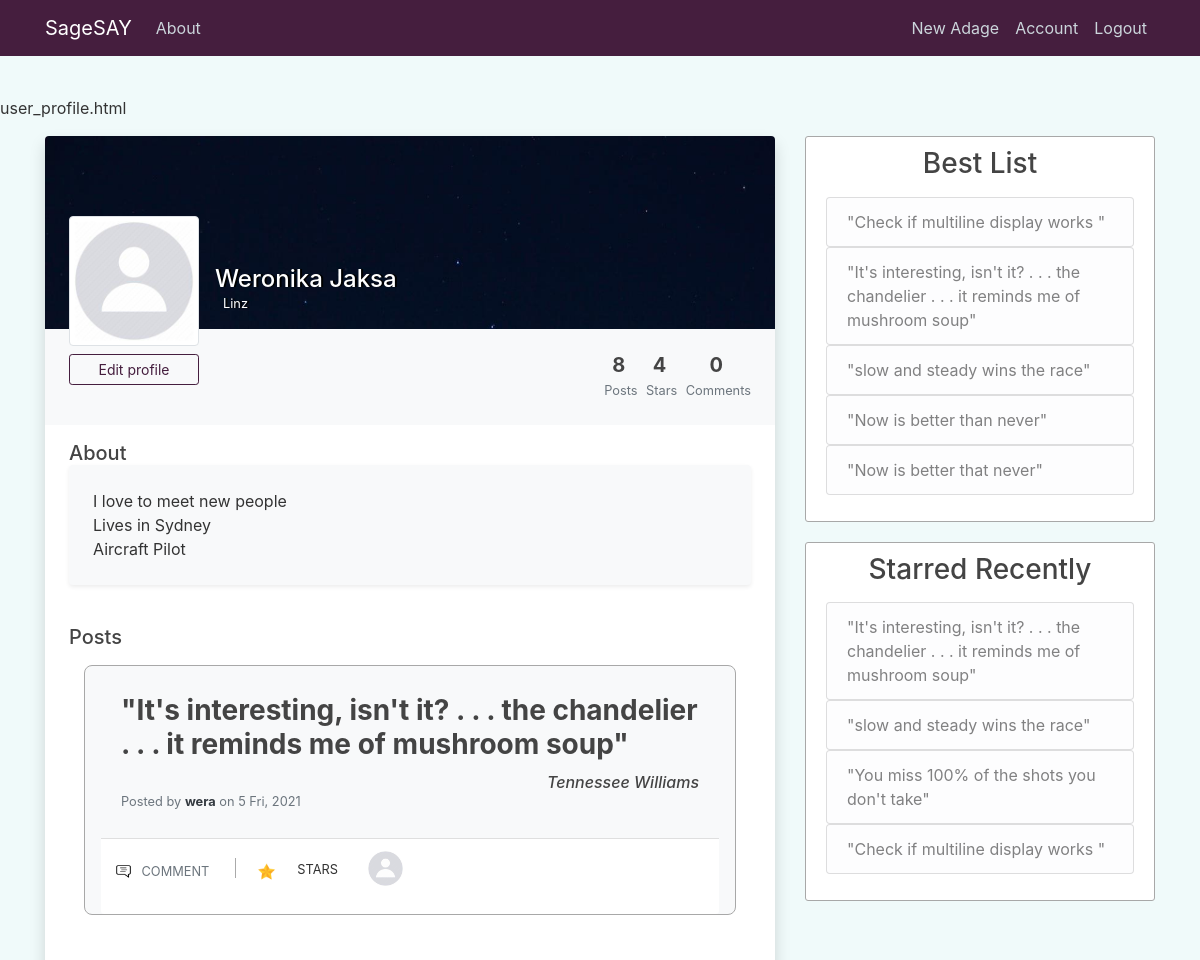
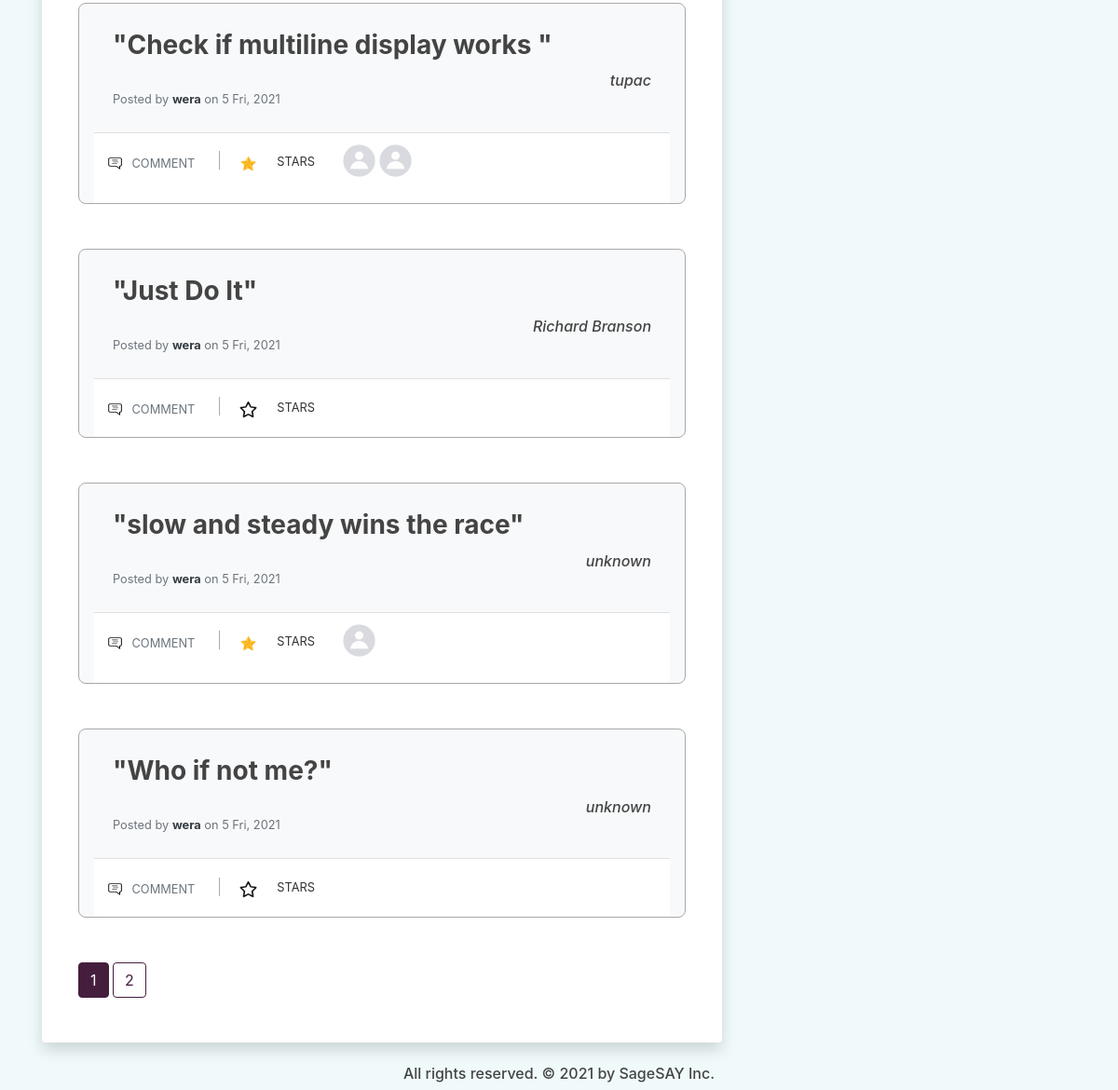
/user/wera (signed in), run on the app's committed database (2 pictures, top to bottom).
### quotes_app/models.py (models this page shows, shortened)
class User(db.Model, UserMixin):
    id = db.Column(db.Integer, primary_key=True)
    username = db.Column(db.String(20), unique=True, nullable=False)
    email = db.Column(db.String(120), unique=True, nullable=False)
    image_file = db.Column(db.String(20), nullable=False, default='default.jpg')
    password = db.Column(db.String(60), nullable=False)
    posts = db.relationship('Post', backref='posted_by', lazy=True)
    comments = db.relationship('Comment', backref='comment_author', lazy=True)
    likes = db.relationship('Like', backref='like_author', lazy=True)
    more_info = db.relationship('MoreInfoUser', backref='info_author', lazy=True)

class MoreInfoUser(db.Model):
    id = db.Column(db.Integer, primary_key=True)
    last_update = db.Column(db.DateTime, nullable=False, default=dt.utcnow)
    background_pic = db.Column(db.String(20), nullable=False, default='profile_bg.jpg')
    full_name = db.Column(db.String(120), nullable=False, default='Adam Smith')
    city = db.Column(db.String(90), nullable=False, default='Sydney')
    about = db.Column(db.Text, nullable=False, default='I love to meet new people<br>Lives in Sydney<br>Aircraft Pilot')
    user_id = db.Column(db.Integer, db.ForeignKey('user.id'), nullable=False)

class Post(db.Model):
    id = db.Column(db.Integer, primary_key=True)
    author = db.Column(db.String(100), nullable=False, default='Anonymous')
    content = db.Column(db.Text, nullable=False)
    date_posted = db.Column(db.DateTime, nullable=False, default=dt.utcnow)
    user_id = db.Column(db.Integer, db.ForeignKey('user.id'), nullable=False)
    comments = db.relationship('Comment', backref='comment_post', lazy=True)
    likes = db.relationship('Like', backref='like_post', lazy=True)

### quotes_app/users/routes.py (the view)
@users.route("/user/<string:username>", methods=['GET', 'POST'])
@login_required
def user_profile(username):
    page = request.args.get('page', 1, type=int)
    post_id = request.args.get('star', type=int)
    user = User.query.filter_by(username=username).first_or_404()
    about_user = MoreInfoUser.query.filter_by(info_author=user).first()
    if post_id:
        update_like_table(current_user, post_id)
    posts, num_posts, num_likes, num_comments = get_posts_num_plc(user)
    posts = posts.paginate(page=page, per_page=5)
    posts_data = prepare_posts_display(posts)
    best_posts = get_best_posts_user(user, 5)
    recent_stars = get_recent_stars_user(user, 5)
    background_image = url_for('static',
        filename='background_pics/' + about_user.background_pic)
    return render_template('user_profile.html', title=username, posts=posts,
        posts_data=posts_data, user=user, about_user=about_user,
        background_image=background_image, num_posts=num_posts,
        num_likes=num_likes, num_comments=num_comments, best_posts=best_posts,
        recent_stars=recent_stars)

### quotes_app/main/utils.py (called while the page is built)
def prepare_posts_display(posts):
    posts_data = []
    for post in posts.items:
        post_info = []
        likes = Like.query.filter_by(like_post=post).limit(8).all()
        for like in likes:
            post_info.append(User.query.get(like.user_id))
        post_info.append(post)
        starred = None
        if current_user.is_authenticated:
            starred = Like.query.filter_by(like_post=post, like_author=current_user).first()
        if starred:
            post_info.append(True)
        else:
            post_info.append(False)
        posts_data.append(post_info)
    return posts_data

### quotes_app/models.py (called while the page is built)
@login_manager.user_loader
def user_loader(user_id):
    return User.query.get(int(user_id))

### quotes_app/users/utils.py (called while the page is built)
def get_best_posts_user(user, size):
    posts = Like.query.with_entities(Like.post_id, func.count(Like.user_id))\
        .group_by(Like.post_id).order_by(func.count(Like.user_id).desc()).all()
    prep_posts = []
    for item in posts:
        post = Post.query.get(item[0])
        if post.posted_by == user:
            prep_posts.append(post)
        if len(prep_posts) == size:
            return prep_posts
    prep_posts = prep_posts + Post.query.filter(Post.user_id == user.id, Post.id.\
            notin_([item.id for item in prep_posts])).order_by(Post.date_posted).\
            limit(size-len(prep_posts)).all()
    return prep_posts

def get_recent_stars_user(user, size):
    likes = Like.query.filter_by(like_author=user).order_by(Like.date_like.desc()).limit(size).all()
    posts = []
    for like in likes:
        posts.append(Post.query.get(like.post_id))
    return posts

def get_posts_num_plc(user):
    posts = Post.query.filter_by(posted_by=user)\
    .order_by(Post.date_posted.desc())
    num_posts = posts.all()
    num_posts = len(num_posts)
    num_likes = len(Like.query.filter_by(like_author=user).all())
    num_comments = len(Comment.query.filter_by(comment_author=user).all())
    return posts, num_posts, num_likes, num_comments

### quotes_app/templates/user_profile.html (shortened to what this page needs)
{% extends "layout.html" %}
{% block content %}
<div class="col-md-8">
    <div class="mx-auto">
        <div class="bg-white shadow rounded overflow-hidden">
            <div class="px-4 pt-0 pb-4 cover" style="background-image: url('{{ background_image }}')">
                <div class="media align-items-end profile-head">
                    <div class="profile mr-3">
                        <img src="{{ url_for('static', filename='profile_pics/' + user.image_file) }}" alt="..." width="130" class="rounded mb-2 img-thumbnail img-profile">
                        {% if current_user == user %}
                            <a href="{{ url_for('users.update_profile', username=user.username) }}" class="btn btn-outline-violet btn-sm btn-block">Edit profile</a>
                        {% endif %}
                        </div>
                    <div class="media-body mb-5">
                        <h4 class="mt-0 mb-0 text-white name-city-shadow">{{ about_user.full_name }}</h4>
                        <p class="small mb-4 text-white name-city-shadow"> {{ about_user.city }}</p>
                    </div>
                </div>
            </div>
            <div class="bg-light p-4 d-flex justify-content-end text-center">
                <ul class="list-inline mb-0">
                    <li class="list-inline-item">
                        <h5 class="font-weight-bold mb-0 d-block">{{ num_posts }}</h5><small class="text-muted"> Posts</small>
                    </li>
                    <li class="list-inline-item">
                        <h5 class="font-weight-bold mb-0 d-block">{{ num_likes }}</h5><small class="text-muted"> Stars</small>
                    </li>
                    <li class="list-inline-item">
                        <h5 class="font-weight-bold mb-0 d-block">{{ num_comments }}</h5><small class="text-muted"> Comments</small>
                    </li>
                </ul>
            </div>
            <div class="px-4 py-3">
                <h5 class="mb-0">About</h5>
                <div class="p-4 rounded shadow-sm bg-light">
                    {{ about_user.about|safe }}
                </div>
            </div>
            <div class="py-4 px-4">
                <div class="d-flex align-items-center justify-content-between mb-3">
                    <h5 class="mb-0">Posts</h5>
                </div>
                <div class="container">
                    {% for post in posts_data %}
                        <div class="card bg-light mb-5 border-5 pt-2 active pb-0 px-3">
                            <div class="card-body ">
                                <div class="row">
                                    <div class="col-12 link-post-content">
                                        <a href="#"><h3 class="card-title "><b>"{{ post[-2].content }}"</b></h3></a>
                                    </div>
                                    <div class="col-12 d-flex justify-content-end text-center">
                                        <h6><i>{{ post[-2].author }}</i></h6>
                                    </div>
                                    <div class="col">
                                        <h6 class="card-subtitle mb-2 text-muted">
                                            <p class="card-text text-muted small"> Posted by <a href="{{ url_for('users.user_profile', username=post[-2].posted_by.username) }}" class="font-weight-bold text-dark"> {{ post[-2].posted_by.username }}</a> on {{ post[-2].date_posted.strftime('%-d %a, %Y') }}</p>
                                        </h6>
                                    </div>
                                </div>
                            </div>
                            <div class="card-footer bg-white px-0 ">
                                <div class="row">
                                    <div class="col-md-auto ">
                                        <a href="#" class="btn btn-outlined btn-black text-muted bg-transparent" data-wow-delay="0.7s">
                                            <img src="{{ url_for('static', filename='comment.png') }}" class="mr-1 " width="19" height="19">
                                            <small>COMMENT</small>
                                        </a>
                                        <a href="{{ url_for('users.user_profile', username=user.username, page=posts.page, star=post[-2].id) }}" class="btn btn-outlined btn-black text-muted bg-transparent" data-wow-delay="0.7s">
                                            {% if post[-1] == True %}
                                                <img src="{{ url_for('static', filename='christmas-star.png') }}" class="mr-1" width="19" height="19">
                                            {% else %}
                                                <img src="{{ url_for('static', filename='star.png') }}" class="mr-1" width="19" height="19">
                                            {% endif %}
                                        </a>
                                        <small>STARS</small>
                                    </div>
                                    <div class="col-md-auto ">
                                        <ul class="list-inline">
                                            {% for user in post[:-2] %}
                                            <li class="list-inline-item">
                                                <a href="{{ url_for('users.user_profile', username=user.username) }}">
                                                    <img src="{{ url_for('static', filename='profile_pics/' + user.image_file) }}" alt="DP" class=" rounded-circle" width="35" height="35">
                                                </a>
                                            </li>
                                            {% endfor %}
                                        </ul>
                                    </div>
                                </div>
                            </div>
                        </div>
                    {% endfor %}
                    {% for page_num in posts.iter_pages(left_edge=1, right_edge=1, left_current=1, right_current=2) %}
                    {% if page_num %}
                        {% if posts.page == page_num %}
                        <a class="btn btn-violet mb-4" href="{{ url_for('users.user_profile', username=user.username, page=page_num) }}">{{ page_num }}</a>
                        {% else %}
                            <a class="btn btn-outline-violet mb-4" href="{{ url_for('users.user_profile', username=user.username, page=page_num) }}">{{ page_num }}</a>
                        {% endif %}
                    {% else %}
                        ...
                    {% endif %}
                    {% endfor %}
                </div>
            </div>
        </div>
    </div>
</div>
<div class="col-md-4">
    <div class="content-section">
        <div class="mb-3 text-center">
            <h3>Best List</h3>
        </div>
        <ul class="list-group">
            {% if not best_posts %}
                {% if current_user == user %}
                    <a href="{{ url_for('posts.new_post') }}"><li class="list-group-item list-group-item-light">No Adages. Add one.</li></a>
                {% else %}
                    <li class="list-group-item list-group-item-light">No Adages to show.</li>
                {% endif %}
                    {% else %}
                {% for post in best_posts %}
                    <a href="#"><li class="list-group-item list-group-item-light">"{{ post.content }}"</li></a>
                {% endfor %}
            {% endif %}
        </ul>
    </div>
    <div class="content-section">
        <div class="mb-3 text-center">
            <h3>Starred Recently</h3>
        </div>
        <ul class="list-group">
            {% if not recent_stars %}
                {% if current_user == user %}
                    <a href="{{ url_for('main.home') }}"><li class="list-group-item list-group-item-light">No Adages. Give one a star.</li></a>
                {% else %}
                    <li class="list-group-item list-group-item-light">No Adages to show.</li>
                {% endif %}
            {% else %}
                {% for post in recent_stars %}
                <a href="#"><li class="list-group-item list-group-item-light">"{{ post.content }}"</li></a>
                {% endfor %}
            {% endif %}
        </ul>
    </div>
</div>
{% endblock content %}

### quotes_app/templates/layout.html (shortened to what this page needs)
<!doctype html>
<html lang="en">
  <head>
    <link rel="stylesheet" href="https://stackpath.bootstrapcdn.com/bootstrap/4.3.1/css/bootstrap.min.css">
    <link rel="stylesheet" type="text/css" href="{{ url_for('static', filename='main.css') }}">
  </head>
  <body>
    <header class="site-header">
        <nav class="navbar navbar-expand-md navbar-dark bg-violet fixed-top">
            <div class="container">
                <a class="navbar-brand" href="{{ url_for('main.home') }}">SageSAY</a>
                <div class="collapse navbar-collapse" id="navbarNav">
                    <div class="navbar-nav mr-auto">
                        <a class="nav-item nav-link" href="#">About</a>
                    </div>
                    <div class="navbar-nav">
                        {% if current_user.is_authenticated %}
                            <a class="nav-item nav-link" href="{{ url_for('posts.new_post') }}">New Adage</a>
                            <a class="nav-item nav-link" href="{{ url_for('users.user_profile', username=current_user.username) }}">Account</a>
                            <a class="nav-item nav-link" href="{{ url_for('users.logout') }}">Logout</a>
                        {% else %}
                            <a class="nav-item nav-link" href="{{ url_for('users.login') }}">Login</a>
                            <a class="nav-item nav-link" href="{{ url_for('users.register') }}">Register</a>
                        {% endif %}
                    </div>
                </div>
            </div>
        </nav>
    </header>
    <p>{{ self._TemplateReference__context.name }}</p>
    <main role="main" class="container mt-80">
        <div class="row justify-content-center">
            {% block content %}{% endblock content %}
        </div>
    </main>
    <div class="footer pt-4">
        <h6 class="mx-auto">All rights reserved. &#169; 2021 by SageSAY Inc.</h6>
    </div>
  </body>
</html>

### quotes_app/static/main.css (style rules this page uses)
body { background: #f0fafa; color: #333333; margin-top: 6rem; }
h1, h2, h3, h4, h5, h6 { color: #444444; }
.name-city-shadow { text-shadow: 2px 0 0 black; }
.bg-violet { background-color: #451e3e; }
.btn-outline-violet { color: #451e3e; border-color: #451e3e; }
.btn-violet { color: white; border-color: #451e3e; background-color: #451e3e; }
.list-group a { text-decoration: none; }
.link-post-content a { color: #444444; text-decoration: none; }
.site-header .navbar-nav .nav-link { color: #cbd5db; }
.content-section { background: #ffffff; padding: 10px 20px; border: 1px solid #A8A8A8; border-radius: 3px; margin-bottom: 20px; }
.footer { width: 100%; text-align: center; }
.card { background: #451e3e; padding: 10px 20px; border: 1px solid #A8A8A8; border-radius: 8px; margin-bottom: 20px; }
.profile-head { transform: translateY(5rem) }
.cover { background-size: cover; background-repeat: no-repeat; }
.img-profile { cursor: pointer; overflow: visible }
.list-inline-item:not(:last-child) { margin-right: 0px; }

### data on the page
User: image_file (picture), content "It's interesting, isn't it? . . . the chandelier . . . it reminds me of mushroom soup", author "Tennessee Williams", username "wera", date_posted "5 Fri, 2021", content "slow and steady wins the race", author "unknown"
MoreInfoUser: full_name "Weronika Jaksa", city "Linz", about "I love to meet new people Lives in Sydney Aircraft Pilot"
User: content "Check if multiline display works", author "tupac", username "wera", date_posted "5 Fri, 2021", image_file (placeholder picture)
Post: content "Just Do It", author "Richard Branson", username "wera", date_posted "5 Fri, 2021"
Post: content "Who if not me?", author "unknown", username "wera", date_posted "5 Fri, 2021"
Post: content "Check if multiline display works"
Post: content "It's interesting, isn't it? . . . the chandelier . . . it reminds me of mushroom soup"
Post: content "slow and steady wins the race"
Post: content "Now is better than never"
Post: content "Now is better that never"
Post: content "You miss 100% of the shots you don't take"

### other printed values
{{ self._TemplateReference__context.name }} "user_profile.html"
{{ num_posts }} "8"
{{ num_likes }} "4"
{{ num_comments }} "0"
{{ page_num }} "1"
{{ page_num }} "2"
